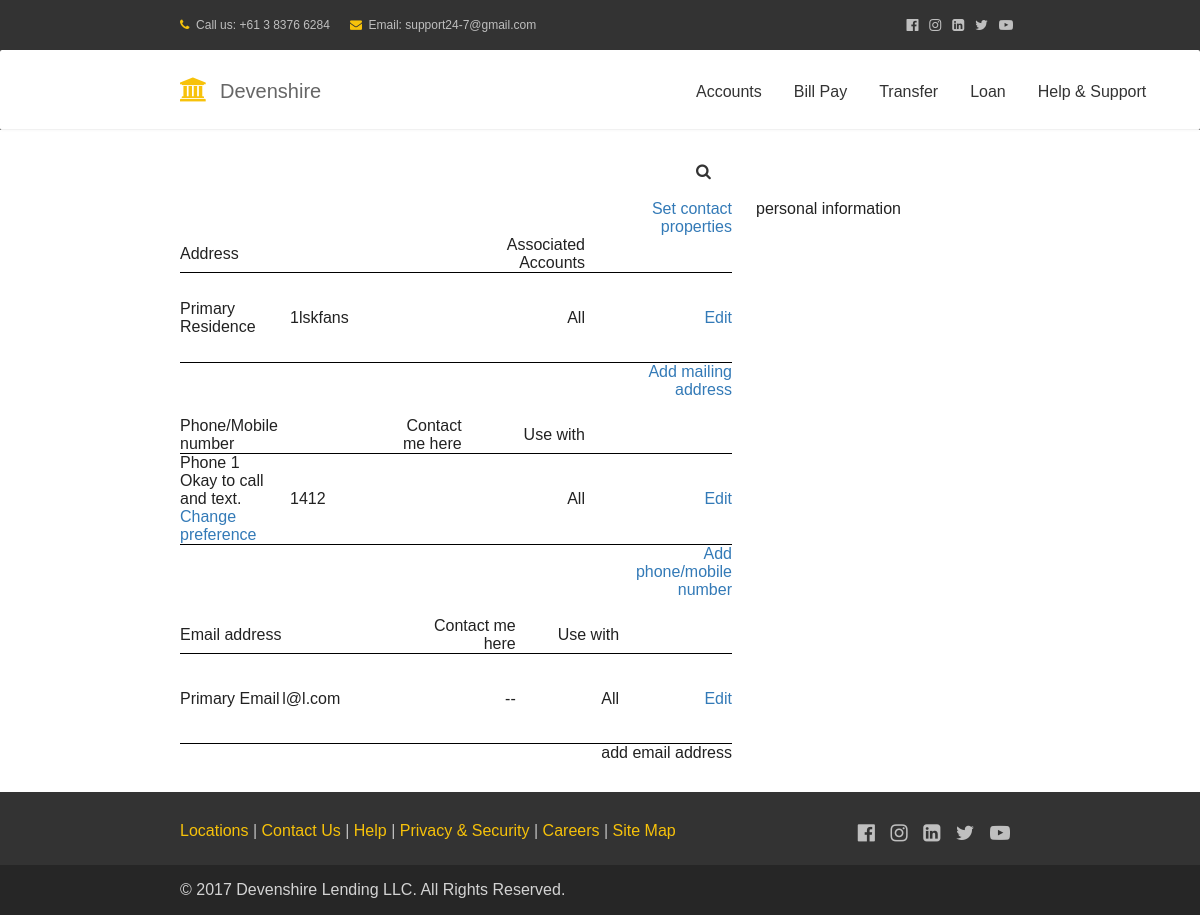
/profile/ (signed in), run on the app's committed database.
### registration/models.py (models this page shows, shortened)
class TimeStampedModel(models.Model):
    created = models.DateTimeField(auto_now_add=True)
    modified = models.DateTimeField(auto_now=True)
    class Meta:
        abstract = True

class Profile(TimeStampedModel):
    user = models.OneToOneField(User, on_delete=models.CASCADE, related_name='profile')
    last_name = models.CharField(max_length=20, blank=False)
    first_name = models.CharField(max_length=20, blank=False)
    middle_name = models.CharField(max_length=20, blank=True, null=True)
    email = models.EmailField(max_length=32, blank=False)
    phone = models.CharField(max_length=32, blank=False)
    address = models.CharField(max_length=150, blank=False)
    date_of_birth = models.DateField(blank=False)
    GENDER_CHOICES = (
        ('M', 'Male'),
        ('F', 'Female'),
    )
    gender = models.CharField(max_length=1, choices=GENDER_CHOICES, blank=False)
    ssn = models.CharField(max_length=9, blank=False)
    USER_CHOICES = (
        ('C', 'client'),
        ('E', 'employee'),
    )
    type = models.CharField(max_length=1, choices=USER_CHOICES, blank=False)

### registration/views.py (the view)
# urls.py: url(r'^profile/$', views.profile, name="profile"),
@login_required
def profile(request):
    errors = []
    context = {}
    user = request.user
    try:
        user_profile = Profile.objects.get(user=user)
        context['profile'] = user_profile
    except:
        errors.append('No such profile')
    context['message'] = errors
    profile = user.profile
    context['first_name'] = profile.first_name
    context['last_name'] = profile.last_name
    context['middle_name'] = profile.middle_name
    context['email'] = profile.email
    context['phone'] = profile.phone
    context['address'] = profile.address
    context['dob'] = profile.date_of_birth
    context['gender'] = profile.gender
    context['ssn'] = profile.ssn
    return render(request, 'profile.html', context)

### registration/templates/profile.html
{% extends 'base.html' %}
{% block content %}
    <section style="margin-top:200px;" class="flat-row pd-contact-v1">
                <div class="container">
                    <div class="row">
                        <div class="col s8">
                            <table style = "width:100%; ">
                                <tr>
                                    <td width="15%" style="vertical-align: middle;"></td>
                                    <td width="20%" style="vertical-align: middle;"></td>
                                    <td width="15%" style="vertical-align: middle;"></td>
                                    <td width="25%" style="vertical-align: middle;"></td>
                                    <td width="20%" style="text-align: right;"><a href="#" style="color: #337ab7">Set contact properties</a></td>
                                </tr>
                                <tr style = "border-bottom:1pt solid black;">
                                    <td width="15%" style="vertical-align: middle;"><b>Address</b></td>
                                    <td width="20%" style="vertical-align: middle;"></td>
                                    <td width="15%" style="vertical-align: middle;"></td>
                                    <td width="25%" style="vertical-align: middle;"><b>Associated Accounts</b></td>
                                    <td width="20%" style="vertical-align: middle;"></td>
                                </tr>
                                <tr style = "border-bottom:1pt solid black; height: 90px">
                                    <td width="15%" style="vertical-align: middle;">Primary Residence</td>
                                    <td width="20%" style="vertical-align: middle;">{{ address }}</td>
                                    <td width="15%" style="vertical-align: middle;"></td>
                                    <td width="25%" style="vertical-align: middle;">All</td>
                                    <td width="20%" style="vertical-align: middle; text-align: right;"><a href="#" style="color: #337ab7">Edit</a></td>
                                </tr>
                                <tr>
                                    <td width="15%" style="vertical-align: middle;"></td>
                                    <td width="20%" style="vertical-align: middle;"></td>
                                    <td width="15%" style="vertical-align: middle;"></td>
                                    <td width="25%" style="vertical-align: middle;"></td>
                                    <td width="20%" style="text-align: right;"><a href="#" style="color: #337ab7">Add mailing address</a></td>
                                </tr>
                                <tr>
                                    <td width="15%" style="vertical-align: middle;">&nbsp;</td>
                                    <td width="20%" style="vertical-align: middle;">&nbsp;</td>
                                    <td width="15%" style="vertical-align: middle;">&nbsp;</td>
                                    <td width="25%" style="vertical-align: middle;">&nbsp;</td>
                                    <td width="20%" style="text-align: right;">&nbsp;</td>
                                </tr>
                                <tr style = "border-bottom:1pt solid black;">
                                    <td width="15%" style="vertical-align: middle;"><b>Phone/Mobile number</b></td>
                                    <td width="20%" style="vertical-align: middle;"></td>
                                    <td width="15%" style="vertical-align: middle;"><b>Contact me here</b></td>
                                    <td width="25%" style="vertical-align: middle;"><b>Use with</b></td>
                                    <td width="20%" style="vertical-align: middle;"></td>
                                </tr>
                                <tr>
                                    <td width="15%" style="vertical-align: middle;"><b>Phone 1</b></td>
                                    <td width="20%" style="vertical-align: middle;" rowspan="3">{{ phone }}</td>
                                    <td width="15%" style="vertical-align: middle;" rowspan="3"></td>
                                    <td width="25%" style="vertical-align: middle;" rowspan="3">All</td>
                                    <td width="20%" style="vertical-align: middle; text-align: right;" rowspan="3"><a href="#" style="color: #337ab7">Edit</a></td>
                                </tr>
                                <tr>
                                    <td width="15%" style="vertical-align: middle;">Okay to call and text.</td>
                                </tr>
                                <tr>
                                    <td width="15%" style="vertical-align: middle;"><a href="#" style="color: #337ab7">Change preference</a>
                                </tr>
                                <tr style = "border-top:1pt solid black;">
                                    <td width="15%" style="vertical-align: middle;"></td>
                                    <td width="20%" style="vertical-align: middle;"></td>
                                    <td width="15%" style="vertical-align: middle;"></td>
                                    <td width="25%" style="vertical-align: middle;"></td>
                                    <td width="20%" style="text-align: right;"><a href="#" style="color: #337ab7">Add phone/mobile number</a></td>
                                </tr>
                                <tr>
                                    <td width="15%" style="vertical-align: middle;">&nbsp;</td>
                                    <td width="20%" style="vertical-align: middle;">&nbsp;</td>
                                    <td width="15%" style="vertical-align: middle;">&nbsp;</td>
                                    <td width="25%" style="vertical-align: middle;">&nbsp;</td>
                                    <td width="20%" style="text-align: right;">&nbsp;</td>
                                </tr>
                            </table>
                            <table>
                                <tr style = "border-bottom:1pt solid black;">
                                    <td width="15%" style="vertical-align: middle;"><b>Email address</b></td>
                                    <td width="20%" style="vertical-align: middle;"></td>
                                    <td width="15%" style="vertical-align: middle;"><b>Contact me here</b></td>
                                    <td width="25%" style="vertical-align: middle;"><b>Use with</b></td>
                                    <td width="20%" style="vertical-align: middle;"></td>
                                </tr>
                                <tr style = "border-bottom:1pt solid black; height: 90px">
                                    <td width="15%" style="vertical-align: middle;"><b>Primary Email</b></td>
                                    <td width="20%" style="vertical-align: middle;">{{ email }}</td>
                                    <td width="15%" style="vertical-align: middle;">--</td>
                                    <td width="25%" style="vertical-align: middle;">All</td>
                                    <td width="20%" style="vertical-align: middle; text-align: right;"><a href="#" style="color: #337ab7">Edit</a></td>
                                </tr>
                            </table>
                            <p style="float:right">add email address</p>
                        </div>
                        <div class="col s4">
                            <h3>personal information</h3>
                        </div>
                    </div>
                </div>
            </section>
{% endblock %}

### account/static/account/css/style.css (style rules this page uses)
html,body,div,span,applet,object,iframe,h1,h2,h3,h4,h5,h6,p,blockquote,pre,a,abbr,acronym,address,big,cite,code,del,dfn,em,img,ins,kbd,q,s,samp,small,strike,strong,sub,sup,tt,var,b,u,i,dl,dt,dd,ol,nav ul,nav li,fieldset,form,label,legend,table,caption,tbody,tfoot,thead,tr,th,td,article,aside,canvas,details,embed,figure,figcaption,footer,header,hgroup,menu,nav,output,ruby,section,summary,time,mark,audio,video { margin:0;padding:0;border:0;font-size:100%;font:inherit;vertical-align:baseline; }
article, aside, details, figcaption, figure,footer, header, hgroup, menu, nav, section { display: block; }
table { border-collapse:collapse;border-spacing:0; }
a { text-decoration:none; }
html, body { font-size: 100%; background:url(../images/banner.jpg) no-repeat 0px 0px; background-size: cover; -webkit-background-size: cover; -moz-background-size: cover; -o-background-size: cover; -ms-background-size: cover; background-attachment: fixed; font-family: 'Raleway', sans-serif; }
h1,h2,h3,h4,h5,h6,input,p,a,select,button { font-family: 'Raleway', sans-serif; margin:0; }
body a:hover,body a { text-decoration:none; }
input[type="submit"],a { transition:.5s ease-in; -webkit-transition:.5s ease-in; -moz-transition:.5s ease-in; -o-transition:.5s ease-in; -ms-transition:.5s ease-in; }

### data on the page
Profile: address "1lskfans", phone "1412", email "l@l.com"
